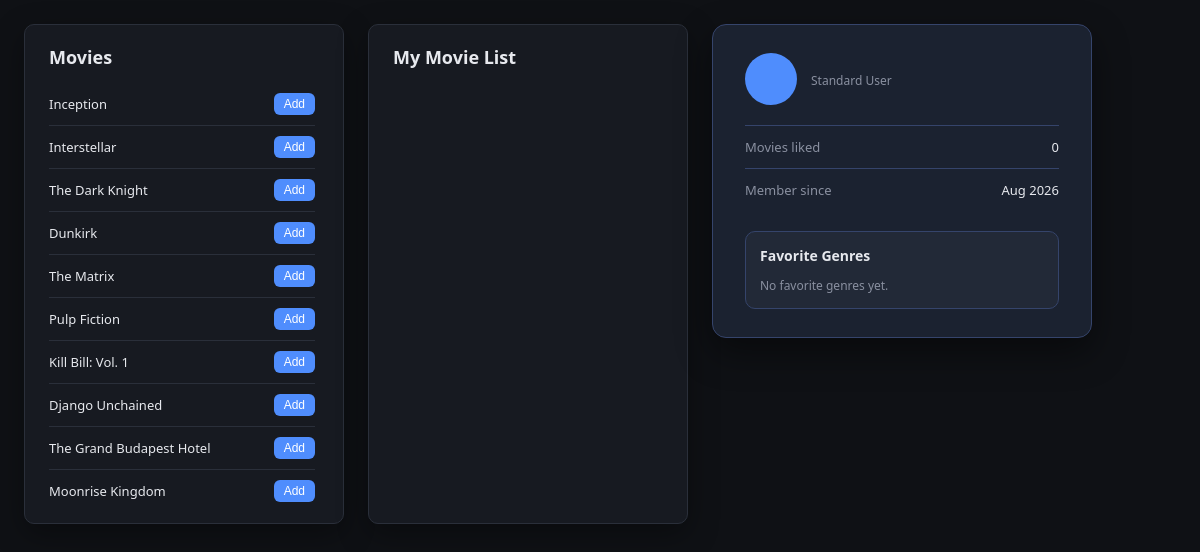
The app's page / (signed in) with its own data.
### core/models.py (models this page shows)
class Movie(models.Model):
    name = models.CharField(max_length = 25)
    genres = models.JSONField(default=list)

### core/views.py (the view, shortened to what this page needs)
# urls.py: 2. Add a URL to urlpatterns:  path('', views.home, name='home')
def home(request):
    user_id = request.session.get("app_user_id")
    if not user_id:
        return redirect("login")
    user = AppUser.objects.get(id=user_id)
    movies = Movie.objects.all()
    movie_list = user.movie_list.all()
    unadded_list = []
    for movie in movies: # iterates through user-liked movies and adds only unliked movies to the master list
        if movie not in movie_list:
            unadded_list.append(movie)
    favorite_genres = genre_handler(user)
    context = { # passes these variables to html file
        "unadded_movies": unadded_list,
        "movie_list": movie_list,
        "favorite_genres": favorite_genres,
        "username": user.username,
    }
    return render(request, "home.html", context)

### core/views.py (called while the page is built, shortened)
def genre_handler(user):
    movie_list = user.movie_list.all()
    favorite_genres = []
    genre_counter = {}
    for movie in movie_list: # counting user's favorite genres
        for genre in movie.genres:
            if genre not in genre_counter:
                genre_counter[genre] = 1
            else:
                genre_counter[genre] += 1
    while (len(favorite_genres) > 3): # only return the top 3 genres
        favorite_genres.pop()
    return favorite_genres

### core/templates/home.html (shortened to what this page needs)
<!DOCTYPE html>
<html lang="en">
<head>
</head>
<body>
  <div class="card">
    <h1>Movies</h1>
    <ul>
      {% for movie in unadded_movies %}
      <li>
        <span class="title">{{ movie.name }}</span>
        <form method="POST">
          <button type="submit" name ="action" value="add">Add</button>
        </form>
      </li>
      {% endfor %}
    </ul>
  </div>
  <div class="card">
    <h1>My Movie List</h1>
    <ul>
    </ul>
  </div>
  <div class="profile-card">
    <div class="profile-header">
      <div class="avatar">{{ username |slice:":1"|upper }}</div>
      <div>
        <div class="profile-sub">Standard User</div>
      </div>
    </div>
    <div class="stat-row">
      <span class="stat-label">Movies liked</span>
      <span>{{ movie_list|length }}</span>
    </div>
    <div class="stat-row">
      <span class="stat-label">Member since</span>
      <span>{{ request.user.date_joined|date:"M Y" }}</span>
    </div>
    <div class="genre-box">
    <div class="genre-title">Favorite Genres</div>
    <div class="genre-list">
        {% for genre in favorite_genres %}
            <span class="genre-tag">{{ genre }}</span>
        {% empty %}
            <span class="profile-sub">No favorite genres yet.</span>
        {% endfor %}
    </div>
</div>
  </div>
</body>
</html>

### core/templates/home.html (style rules this page uses)
:root { --bg: #0f1115; --panel: #171a21; --border: #2a2f3a; --text: #e7e9ee; --muted: #8a90a0; --accent: #4f8dfd; --danger: #e5566d; --profile-bg: #1b2230; --profile-border: #35446b; }
* { box-sizing: border-box; }
html, body { margin: 0; height: 100%; background: var(--bg); font-family: "Segoe UI", system-ui, -apple-system, sans-serif; color: var(--text); }
body { display: flex; align-items: flex-start; gap: 24px; padding: 24px; flex-wrap: wrap; }
.card { background: var(--panel); border: 1px solid var(--border); border-radius: 10px; padding: 20px 24px; width: 320px; height: 500px; display: flex; flex-direction: column; box-shadow: 0 10px 30px rgba(0, 0, 0, 0.35); }
h1 { font-size: 18px; margin: 0 0 14px; flex-shrink: 0; }
ul { list-style: none; margin: 0; padding: 0 4px 0 0; flex: 1; overflow-y: auto; }
li { display: flex; justify-content: space-between; align-items: center; padding: 10px 0; border-bottom: 1px solid var(--border); font-size: 13px; }
.title { overflow: hidden; text-overflow: ellipsis; white-space: nowrap; padding-right: 10px; }
button { background: var(--accent); color: white; border: none; border-radius: 6px; padding: 4px 10px; font-size: 12px; cursor: pointer; flex-shrink: 0; }
.profile-card { background: var(--profile-bg); border: 1px solid var(--profile-border); border-radius: 14px; padding: 28px 32px; width: 380px; box-shadow: 0 14px 36px rgba(0, 0, 0, 0.45); }
.profile-header { display: flex; align-items: center; gap: 14px; margin-bottom: 20px; }
.avatar { width: 52px; height: 52px; border-radius: 50%; background: var(--accent); display: flex; align-items: center; justify-content: center; font-size: 18px; font-weight: 600; color: white; flex-shrink: 0; }
.profile-sub { font-size: 12px; color: var(--muted); margin-top: 2px; }
.stat-row { display: flex; justify-content: space-between; padding: 12px 0; border-top: 1px solid var(--profile-border); font-size: 13px; }
.stat-label { color: var(--muted); }
.genre-box { margin-top: 20px; padding: 14px; border: 1px solid var(--profile-border); border-radius: 10px; background: rgba(255, 255, 255, 0.03); }
.genre-title { font-size: 14px; font-weight: 600; margin-bottom: 10px; }
.genre-list { display: flex; flex-wrap: wrap; gap: 8px; }

### records on screen
Movie: name "Inception"
Movie: name "Interstellar"
Movie: name "The Dark Knight"
Movie: name "Dunkirk"
Movie: name "The Matrix"
Movie: name "Pulp Fiction"
Movie: name "Kill Bill: Vol. 1"
Movie: name "Django Unchained"
Movie: name "The Grand Budapest Hotel"
Movie: name "Moonrise Kingdom"

### other values on screen
{{ movie_list|length }} "0"
{{ request.user.date_joined|date:"M Y" }} "Aug 2026"
